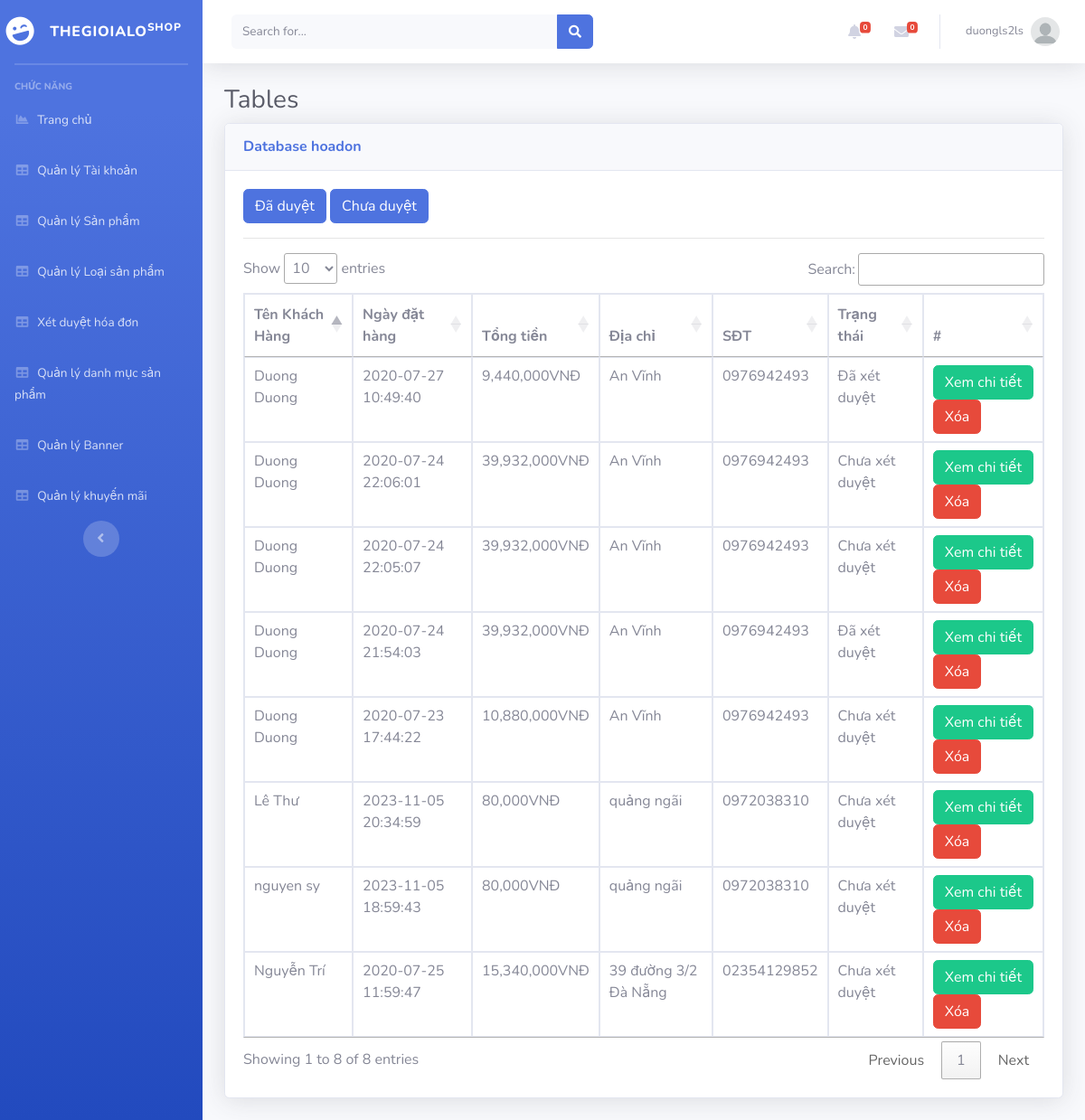
The page /Admin/index.php?mod=hoadon (signed in) on the database its author committed.
### tables this page shows
CREATE TABLE `hoadon` (
  `MaHD` int(11) NOT NULL,
  `MaND` int(11) NOT NULL,
  `NgayLap` datetime NOT NULL,
  `NguoiNhan` varchar(50) NOT NULL,
  `SDT` varchar(20) NOT NULL,
  `DiaChi` varchar(100) NOT NULL,
  `PhuongThucTT` varchar(20) NOT NULL,
  `TongTien` float NOT NULL,
  `TrangThai` varchar(70) NOT NULL
);

### Admin/MVC/controllers/HoadonController.php (called while the page is built, shortened)
<?php
class HoaDonController
{
    var $hoadon_model;
    public function __construct()
    {
        $this->hoadon_model = new Hoadon();
    }
    function list()
    {
        if (isset($_GET['id'])) {
            $id = $_GET['id'];
            if ($id > 1) {
                $id = 0;
            }
            $data = $this->hoadon_model->trangthai($id);
        } else {
            $data = $this->hoadon_model->All();
        }
        require_once("MVC/Views/Admin/index.php");
    }
}

### Admin/MVC/Models/connection.php (called while the page is built, shortened)
<?php
    class Connection{
        function __construct()
        {
            $severname ="localhost";
            $username ="root";
            $password ="";
            $db_name ="shopphone";
            $this->conn = new mysqli($severname,$username,$password,$db_name);
        }
    }
?>

### Admin/MVC/Models/model.php (called while the page is built, shortened)
<?php
require_once("connection.php");
class Model
{
    var $table;
    var $contens;
    function __construct()
    {
        $conn_obj = new Connection();
        $this->conn = $conn_obj->conn;
    }
    function All()
    {
        $query = "select * from $this->table ORDER BY $this->contens DESC ";
        require("result.php");
        return $data;
    }
}

### Admin/MVC/Models/result.php (called while the page is built)
<?php
$result = $this->conn->query($query);
$data = array();
while ($row = $result->fetch_assoc()) {
    $data[] = $row;
}
?>

### Admin/MVC/Views/hoadon/list.php (the view, shortened to what this page needs)
<a href="?mod=hoadon&id=1" type="button" class="btn btn-primary">Đã duyệt</a>
<a href="?mod=hoadon&id=0" type="button" class="btn btn-primary">Chưa duyệt</a>
<hr>
<table class="table table-bordered" id="dataTable" width="100%" cellspacing="0">
  <thead>
    <tr>
      <th scope="col">Tên Khách Hàng</th>
      <th scope="col">Ngày đặt hàng</th>
      <th scope="col">Tổng tiền</th>
      <th scope="col">Địa chỉ</th>
      <th scope="col">SĐT</th>
      <th scope="col">Trạng thái</th>
      <th>#</th>
    </tr>
  </thead>
  <tbody>
    <?php foreach ($data as $row) { ?>
      <tr>
        <td><?= $row['NguoiNhan'] ?></td>
        <td><?= $row['NgayLap'] ?></td>
        <td><?= number_format($row['TongTien']) ?>VNĐ</td>
        <td><?= $row['DiaChi'] ?></td>
        <td><?= $row['SDT'] ?></td>
        <td><?php if($row['TrangThai']==0){
            echo 'Chưa xét duyệt';
        }else{
            echo 'Đã xét duyệt';
        }
        ?></td>
        <td>
          <a href="?mod=hoadon&act=chitiet&id=<?= $row['MaHD'] ?>" class="btn btn-success" >Xem chi tiết</a>
          <a href="?mod=hoadon&act=delete&id=<?= $row['MaHD'] ?>" onclick="return confirm('Bạn có thật sự muốn xóa ?');" type="button" class="btn btn-danger">Xóa</a>
        </td>
      </tr>
    <?php } ?>
</table>

### rows shown on the page
hoadon: NguoiNhan "Lê Thư", NgayLap "2023-11-05 20:34:59", TongTien "80,000", DiaChi "quảng ngãi", SDT "0972038310", TrangThai "Chưa xét duyệt"
hoadon: NguoiNhan "nguyen sy", NgayLap "2023-11-05 18:59:43", TongTien "80,000", DiaChi "quảng ngãi", SDT "0972038310", TrangThai "Chưa xét duyệt"
hoadon: NguoiNhan "Duong Duong", NgayLap "2020-07-27 10:49:40", TongTien "9,440,000", DiaChi "An Vĩnh", SDT "0976942493", TrangThai "Đã xét duyệt"
hoadon: NguoiNhan "Nguyễn Trí", NgayLap "2020-07-25 11:59:47", TongTien "15,340,000", DiaChi "39 đường 3/2 Đà Nẵng", SDT "02354129852", TrangThai "Chưa xét duyệt"
hoadon: NguoiNhan "Duong Duong", NgayLap "2020-07-24 22:06:01", TongTien "39,932,000", DiaChi "An Vĩnh", SDT "0976942493", TrangThai "Chưa xét duyệt"
hoadon: NguoiNhan "Duong Duong", NgayLap "2020-07-24 22:05:07", TongTien "39,932,000", DiaChi "An Vĩnh", SDT "0976942493", TrangThai "Chưa xét duyệt"
hoadon: NguoiNhan "Duong Duong", NgayLap "2020-07-24 21:54:03", TongTien "39,932,000", DiaChi "An Vĩnh", SDT "0976942493", TrangThai "Đã xét duyệt"
hoadon: NguoiNhan "Duong Duong", NgayLap "2020-07-23 17:44:22", TongTien "10,880,000", DiaChi "An Vĩnh", SDT "0976942493", TrangThai "Chưa xét duyệt"

### other values the page prints
$_SESSION['login']['TaiKhoan'] "duongls2ls"
$mod "hoadon"
